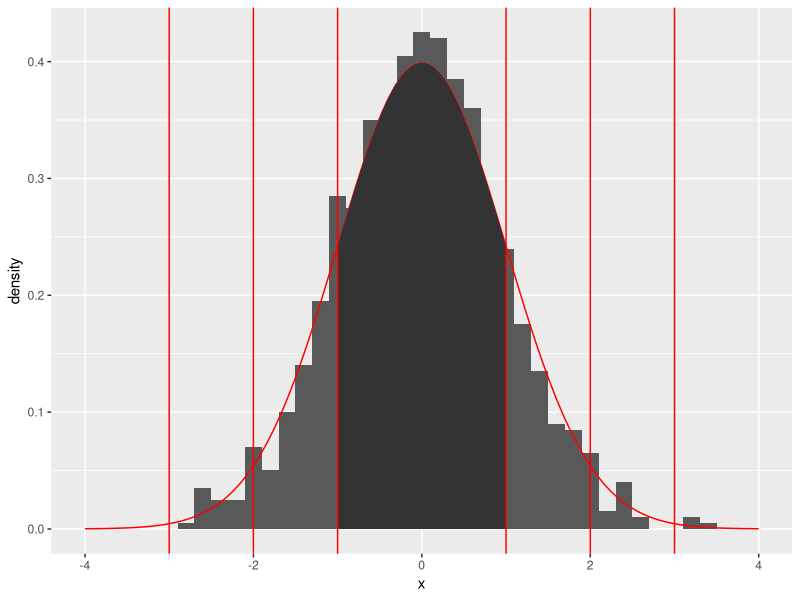
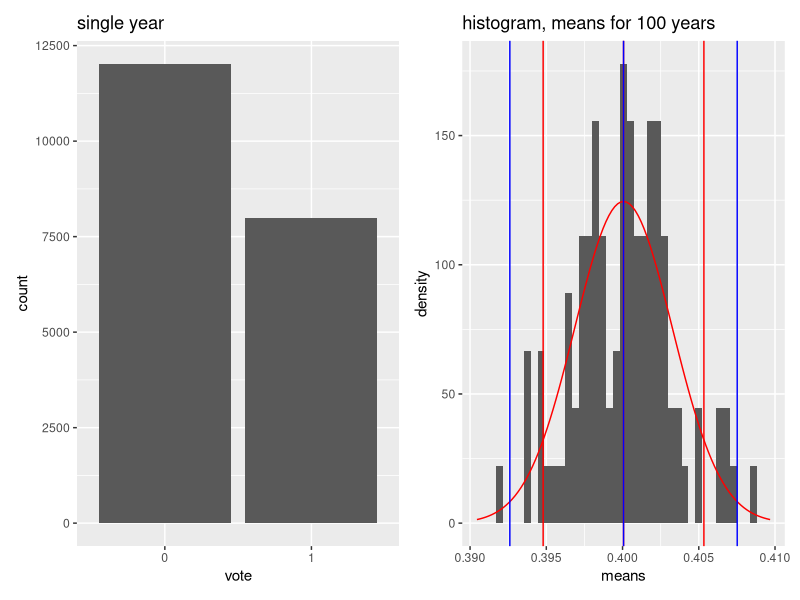

Write R code to recreate these figures, in order.
## ---- chunk 1
knitr::opts_chunk$set(echo = TRUE)
options(scipen = 1, digits = 4)
if(!require("ggplot2")) { install.packages('ggplot2', repos = "http://cran.us.r-project.org"); library("ggplot2") }
## ---- chunk 2
df1 <- data.frame(x = rnorm(1000))
p1 <- ggplot(df1, aes(x)) + theme(legend.position="none") + xlim(-4, 4)
p1 <- p1 + geom_histogram(aes(y=after_stat(density)), binwidth=0.2, na.rm=TRUE)
p1 <- p1 + stat_function(fun=dnorm, args=list(mean=0, sd=1), colour="red")
p1 <- p1 + stat_function(fun=dnorm, xlim = c(-1, 1), geom = "area")
vline_data = data.frame(x_int = c(-3, -2, -1, 1, 2, 3))
p1 + geom_vline(xintercept=vline_data$x_int, colour="red")
## ---- chunk 3
v <- 0.975
## ---- chunk 4
#' n: # number of rexp samples for each mean
#' k: # number of means
generate_means <- function(n, years, prob) {
  #' collect k means, each with n samples, in an array
  sample_means = NULL
  for (i in 1:years) sample_means = c(sample_means, mean(rbinom(n, size=1, prob=prob)))
  means_df <- data.frame(means = sample_means)
  means_df
}
## ---- chunk 5
#' https://bookdown.org/yihui/rmarkdown-cookbook/font-color.html
colorize <- function(x, color) {
  if (knitr::is_latex_output()) {
    sprintf("\\textcolor{%s}{%s}", color, x)
  } else if (knitr::is_html_output()) {
    sprintf("<span style='color: %s;'>%s</span>", color,
      x)
  } else x
}
## ---- chunk 6
N <- 20000
p <- 0.4
df3 <- data.frame(vote = factor(rbinom(N, size=1, prob=p)))
low  <- function(XBar_n, quant, s_n) { XBar_n - qnorm(quant)*s_n }
high <- function(XBar_n, quant, s_n) { XBar_n + qnorm(quant)*s_n }
vline_data <- function(XBar_n, quant, s_n) { data.frame(x_int = c(low(XBar_n, quant, s_n), XBar_n, high(XBar_n, quant, s_n))) }
p3 <- ggplot(df3, aes(vote))+ geom_bar() + ggtitle("single year")
## ---- chunk 7
years <- 100
df4 <- generate_means(N, years, p)
XBar_n <- mean(df4$means)
s_n <- sd(df4$means)
vline_95 <- vline_data(XBar_n, 0.95, s_n)
vline_99 <- vline_data(XBar_n, 0.99, s_n)
p4 <- ggplot(df4, aes(means)) + theme(legend.position="none") + ggtitle(paste("histogram, means for", as.character(years), "years"))
p4 <- p4 + geom_histogram(aes(y=after_stat(density)), binwidth=9/N, na.rm=TRUE)
p4 <- p4 + stat_function(fun=dnorm, args=list(mean=XBar_n, sd=s_n), colour="red")
p4 <- p4 + xlim(XBar_n + c(-1,1) * 3*s_n)
p4 <- p4 + geom_vline(xintercept=vline_95$x_int, colour="red")
p4 <- p4 + geom_vline(xintercept=vline_99$x_int, colour="blue")
## ---- chunk 8
library(patchwork)
p3 + p4
